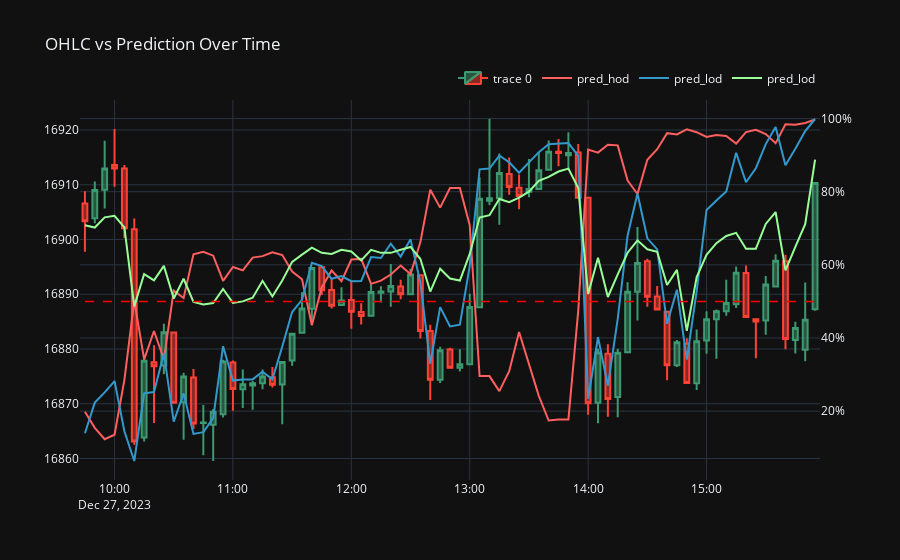

This figure's notebook cell:
### Code cell
import plotly.graph_objects as go

# Pick a day in the test set
test_day = '2023-12-27'
# test_day = '2024-01-03'
test_df = df_results.loc[test_day:test_day]
X_prices = spx_data.loc[test_day:test_day, ['open','high','low','close']]

df_viz = test_df.merge(X_prices, left_index=True, right_index=True)

fig = go.Figure(data=[go.Candlestick(x=df_viz.index,
                open=df_viz['open'],
                high=df_viz['high'],
                low=df_viz['low'],
                close=df_viz['close'])])

# fig.add_trace(go.Scatter(x=df_viz.index, y=df_viz['pred_hod'].ewm(2).mean(), mode='lines', name='pred_hod', yaxis='y2', line=dict(color='#ff5f5f')))
fig.add_trace(go.Scatter(x=df_viz.index, y=df_viz['pred_hod'], mode='lines', name='pred_hod', yaxis='y2', line=dict(color='#ff5f5f')))
fig.add_trace(go.Scatter(x=df_viz.index, y=df_viz['pred_lod'], mode='lines', name='pred_lod', yaxis='y2', line=dict(color='#3399cc')))
fig.add_trace(go.Scatter(x=df_viz.index, y=df_viz['pred_gd'], mode='lines', name='pred_lod', yaxis='y2', line=dict(color='#98ff98')))

fig.add_shape(
    type="line",
    x0=df_viz.index.min(),
    x1=df_viz.index.max(),
    y0=0.5,
    y1=0.5,
    yref='y2',
    line=dict(
        color="Red",
        width=1.5,
        dash="dash",
    )
)

fig.update_layout(
    template='plotly_dark',
    yaxis=dict(
        tickformat='.0f'
    ),
    yaxis2=dict(
        overlaying='y',
        side='right',
        tickformat=".0%"
    ),
    legend=dict(
        orientation="h",
        yanchor="bottom",
        y=1.02,
        xanchor="right",
        x=1
    ),
    title='OHLC vs Prediction Over Time',
    xaxis_rangeslider_visible=False
)

fig.show()
